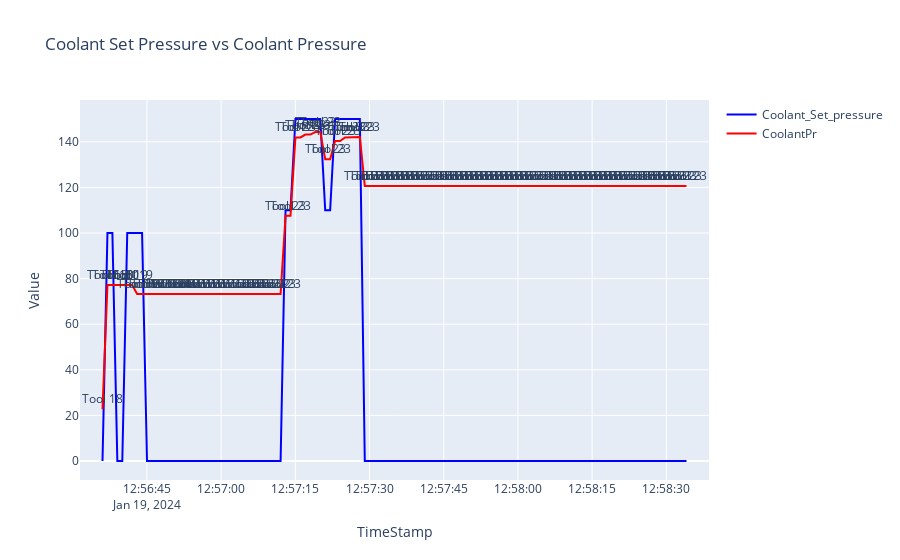

Notebook code cell kept with this figure:
### Code cell
### Tool_23 ---> 19th Jan, 2024

import plotly.graph_objects as go

trace1 = go.Scatter(x=tool23_on_19Jan.index, y=tool23_on_19Jan['Coolant_Set_pressure'], mode='lines', name='Coolant_Set_pressure', line=dict(color='blue'))

trace2 = go.Scatter(x=tool23_on_19Jan.index, y=tool23_on_19Jan['CoolantPr'], mode='lines', name='CoolantPr', line=dict(color='red'))

annotations = []
for timestamp, coolant_pressure, present_tool in zip(tool23_on_19Jan.index, tool23_on_19Jan['CoolantPr'], tool23_on_19Jan['PresentTool']):
    annotations.append(dict(x=timestamp, y=coolant_pressure, text=f'Tool {present_tool}', showarrow=False, xanchor='center', yanchor='bottom'))


layout = go.Layout(
    title='Coolant Set Pressure vs Coolant Pressure',
    xaxis=dict(title='TimeStamp'),
    yaxis=dict(title='Value'),
    annotations=annotations
)


fig = go.Figure(data=[trace1, trace2], layout=layout)


fig.show()

### Figure 1 — Plotly figure (JSON) as saved in the notebook; plotly's stock layout.template omitted (floating-point values rounded to 4 significant figures)
{"data": [{"line": {"color": "blue"}, "mode": "lines", "name": "Coolant_Set_pressure", "type": "scatter", "x": ["2024-01-19T12:56:36.023000", "2024-01-19T12:56:37.023000", "2024-01-19T12:56:38.023000", "2024-01-19T12:56:39.023000", "2024-01-19T12:56:40.023000", "2024-01-19T12:56:41.023000", "2024-01-19T12:56:42.023000", "2024-01-19T12:56:43.023000", "2024-01-19T12:56:44.023000", "2024-01-19T12:56:45.023000", "2024-01-19T12:56:46.023000", "2024-01-19T12:56:47.023000", "2024-01-19T12:56:48.023000", "2024-01-19T12:56:49.023000", "2024-01-19T12:56:50.023000", "2024-01-19T12:56:51.023000", "2024-01-19T12:56:52.023000", "2024-01-19T12:56:53.023000", "2024-01-19T12:56:54.023000", "2024-01-19T12:56:55.023000", "2024-01-19T12:56:56.023000", "2024-01-19T12:56:57.023000", "2024-01-19T12:56:58.023000", "2024-01-19T12:56:59.023000", "2024-01-19T12:57:00.023000", "2024-01-19T12:57:01.023000", "2024-01-19T12:57:02.023000", "2024-01-19T12:57:03.023000", "2024-01-19T12:57:04.023000", "2024-01-19T12:57:05.023000", "2024-01-19T12:57:06.023000", "2024-01-19T12:57:07.023000", "2024-01-19T12:57:08.023000", "2024-01-19T12:57:09.023000", "2024-01-19T12:57:10.023000", "2024-01-19T12:57:11.023000", "2024-01-19T12:57:12.023000", "2024-01-19T12:57:13.023000", "2024-01-19T12:57:14.023000", "2024-01-19T12:57:15.023000", "2024-01-19T12:57:16.023000", "2024-01-19T12:57:17.040000", "2024-01-19T12:57:18.040000", "2024-01-19T12:57:19.040000", "2024-01-19T12:57:20.040000", "2024-01-19T12:57:21.040000", "2024-01-19T12:57:22.040000", "2024-01-19T12:57:23.040000", "2024-01-19T12:57:24.040000", "2024-01-19T12:57:25.040000", "2024-01-19T12:57:26.040000", "2024-01-19T12:57:27.040000", "2024-01-19T12:57:28.040000", "2024-01-19T12:57:29.040000", "2024-01-19T12:57:30.040000", "2024-01-19T12:57:31.040000", "2024-01-19T12:57:32.040000", "2024-01-19T12:57:33.040000", "2024-01-19T12:57:34.040000", "2024-01-19T12:57:35.040000", "2024-01-19T12:57:36.040000", "2024-01-19T12:57:37.040000", "2024-01-19T12:57:38.040000", "2024-01-19T12:57:39.040000", "2024-01-19T12:57:40.040000", "2024-01-19T12:57:41.040000", "2024-01-19T12:57:42.040000", "2024-01-19T12:57:43.040000", "2024-01-19T12:57:44.040000", "2024-01-19T12:57:45.040000", "2024-01-19T12:57:46.040000", "2024-01-19T12:57:47.040000", "2024-01-19T12:57:48.040000", "2024-01-19T12:57:49.040000", "2024-01-19T12:57:50.040000", "2024-01-19T12:57:51.057000", "2024-01-19T12:57:52.057000", "2024-01-19T12:57:53.057000", "2024-01-19T12:57:54.057000", "2024-01-19T12:57:55.057000", "2024-01-19T12:57:56.060000", "2024-01-19T12:57:57.070000", "2024-01-19T12:57:58.070000", "2024-01-19T12:57:59.070000", "2024-01-19T12:58:00.070000", "2024-01-19T12:58:01.070000", "2024-01-19T12:58:02.070000", "2024-01-19T12:58:03.070000", "2024-01-19T12:58:04.070000", "2024-01-19T12:58:05.070000", "2024-01-19T12:58:06.070000", "2024-01-19T12:58:07.070000", "2024-01-19T12:58:08.070000", "2024-01-19T12:58:09.070000", "2024-01-19T12:58:10.070000", "2024-01-19T12:58:11.070000", "2024-01-19T12:58:12.070000", "2024-01-19T12:58:13.070000", "2024-01-19T12:58:14.070000", "2024-01-19T12:58:15.070000", "2024-01-19T12:58:16.070000", "2024-01-19T12:58:17.070000", "2024-01-19T12:58:18.070000", "2024-01-19T12:58:19.070000", "2024-01-19T12:58:20.070000", "2024-01-19T12:58:21.070000", "2024-01-19T12:58:22.070000", "2024-01-19T12:58:23.070000", "2024-01-19T12:58:24.070000", "2024-01-19T12:58:25.070000", "2024-01-19T12:58:26.070000", "2024-01-19T12:58:27.070000", "2024-01-19T12:58:28.070000", "2024-01-19T12:58:29.070000", "2024-01-19T12:58:30.070000", "2024-01-19T12:58:31.070000", "2024-01-19T12:58:32.070000", "2024-01-19T12:58:33.070000", "2024-01-19T12:58:34.070000"], "y": [0, 100, 100, 0, 0, 100, 100, 100, 100, 0, 0, 0, 0, 0, 0, 0, 0, 0, 0, 0, 0, 0, 0, 0, 0, 0, 0, 0, 0, 0, 0, 0, 0, 0, 0, 0, 0, 110, 110, 150, 150, 150, 150, 150, 150, 110, 110, 150, 150, 150, 150, 150, 150, 0, 0, 0, 0, 0, 0, 0, 0, 0, 0, 0, 0, 0, 0, 0, 0, 0, 0, 0, 0, 0, 0, 0, 0, 0, 0, 0, 0, 0, 0, 0, 0, 0, 0, 0, 0, 0, 0, 0, 0, 0, 0, 0, 0, 0, 0, 0, 0, 0, 0, 0, 0, 0, 0, 0, 0, 0, 0, 0, 0, 0, 0, 0, 0, 0, 0]}, {"line": {"color": "red"}, "mode": "lines", "name": "CoolantPr", "type": "scatter", "x": ["2024-01-19T12:56:36.023000", "2024-01-19T12:56:37.023000", "2024-01-19T12:56:38.023000", "2024-01-19T12:56:39.023000", "2024-01-19T12:56:40.023000", "2024-01-19T12:56:41.023000", "2024-01-19T12:56:42.023000", "2024-01-19T12:56:43.023000", "2024-01-19T12:56:44.023000", "2024-01-19T12:56:45.023000", "2024-01-19T12:56:46.023000", "2024-01-19T12:56:47.023000", "2024-01-19T12:56:48.023000", "2024-01-19T12:56:49.023000", "2024-01-19T12:56:50.023000", "2024-01-19T12:56:51.023000", "2024-01-19T12:56:52.023000", "2024-01-19T12:56:53.023000", "2024-01-19T12:56:54.023000", "2024-01-19T12:56:55.023000", "2024-01-19T12:56:56.023000", "2024-01-19T12:56:57.023000", "2024-01-19T12:56:58.023000", "2024-01-19T12:56:59.023000", "2024-01-19T12:57:00.023000", "2024-01-19T12:57:01.023000", "2024-01-19T12:57:02.023000", "2024-01-19T12:57:03.023000", "2024-01-19T12:57:04.023000", "2024-01-19T12:57:05.023000", "2024-01-19T12:57:06.023000", "2024-01-19T12:57:07.023000", "2024-01-19T12:57:08.023000", "2024-01-19T12:57:09.023000", "2024-01-19T12:57:10.023000", "2024-01-19T12:57:11.023000", "2024-01-19T12:57:12.023000", "2024-01-19T12:57:13.023000", "2024-01-19T12:57:14.023000", "2024-01-19T12:57:15.023000", "2024-01-19T12:57:16.023000", "2024-01-19T12:57:17.040000", "2024-01-19T12:57:18.040000", "2024-01-19T12:57:19.040000", "2024-01-19T12:57:20.040000", "2024-01-19T12:57:21.040000", "2024-01-19T12:57:22.040000", "2024-01-19T12:57:23.040000", "2024-01-19T12:57:24.040000", "2024-01-19T12:57:25.040000", "2024-01-19T12:57:26.040000", "2024-01-19T12:57:27.040000", "2024-01-19T12:57:28.040000", "2024-01-19T12:57:29.040000", "2024-01-19T12:57:30.040000", "2024-01-19T12:57:31.040000", "2024-01-19T12:57:32.040000", "2024-01-19T12:57:33.040000", "2024-01-19T12:57:34.040000", "2024-01-19T12:57:35.040000", "2024-01-19T12:57:36.040000", "2024-01-19T12:57:37.040000", "2024-01-19T12:57:38.040000", "2024-01-19T12:57:39.040000", "2024-01-19T12:57:40.040000", "2024-01-19T12:57:41.040000", "2024-01-19T12:57:42.040000", "2024-01-19T12:57:43.040000", "2024-01-19T12:57:44.040000", "2024-01-19T12:57:45.040000", "2024-01-19T12:57:46.040000", "2024-01-19T12:57:47.040000", "2024-01-19T12:57:48.040000", "2024-01-19T12:57:49.040000", "2024-01-19T12:57:50.040000", "2024-01-19T12:57:51.057000", "2024-01-19T12:57:52.057000", "2024-01-19T12:57:53.057000", "2024-01-19T12:57:54.057000", "2024-01-19T12:57:55.057000", "2024-01-19T12:57:56.060000", "2024-01-19T12:57:57.070000", "2024-01-19T12:57:58.070000", "2024-01-19T12:57:59.070000", "2024-01-19T12:58:00.070000", "2024-01-19T12:58:01.070000", "2024-01-19T12:58:02.070000", "2024-01-19T12:58:03.070000", "2024-01-19T12:58:04.070000", "2024-01-19T12:58:05.070000", "2024-01-19T12:58:06.070000", "2024-01-19T12:58:07.070000", "2024-01-19T12:58:08.070000", "2024-01-19T12:58:09.070000", "2024-01-19T12:58:10.070000", "2024-01-19T12:58:11.070000", "2024-01-19T12:58:12.070000", "2024-01-19T12:58:13.070000", "2024-01-19T12:58:14.070000", "2024-01-19T12:58:15.070000", "2024-01-19T12:58:16.070000", "2024-01-19T12:58:17.070000", "2024-01-19T12:58:18.070000", "2024-01-19T12:58:19.070000", "2024-01-19T12:58:20.070000", "2024-01-19T12:58:21.070000", "2024-01-19T12:58:22.070000", "2024-01-19T12:58:23.070000", "2024-01-19T12:58:24.070000", "2024-01-19T12:58:25.070000", "2024-01-19T12:58:26.070000", "2024-01-19T12:58:27.070000", "2024-01-19T12:58:28.070000", "2024-01-19T12:58:29.070000", "2024-01-19T12:58:30.070000", "2024-01-19T12:58:31.070000", "2024-01-19T12:58:32.070000", "2024-01-19T12:58:33.070000", "2024-01-19T12:58:34.070000"], "y": [22.69, 77.17, 77.17, 77.23, 77.23, 77.23, 77.23, 73.29, 73.29, 73.29, 73.29, 73.29, 73.29, 73.29, 73.29, 73.29, 73.29, 73.29, 73.29, 73.29, 73.29, 73.29, 73.29, 73.29, 73.29, 73.29, 73.29, 73.29, 73.29, 73.29, 73.29, 73.29, 73.29, 73.29, 73.29, 73.29, 73.29, 107.6, 107.6, 141.9, 141.9, 143.2, 143.2, 144.3, 144.3, 132.4, 132.4, 140.3, 140.3, 141.9, 141.9, 142.1, 142.1, 120.7, 120.7, 120.7, 120.7, 120.7, 120.7, 120.7, 120.7, 120.7, 120.7, 120.7, 120.7, 120.7, 120.7, 120.7, 120.7, 120.7, 120.7, 120.7, 120.7, 120.7, 120.7, 120.7, 120.7, 120.7, 120.7, 120.7, 120.7, 120.7, 120.7, 120.7, 120.7, 120.7, 120.7, 120.7, 120.7, 120.7, 120.7, 120.7, 120.7, 120.7, 120.7, 120.7, 120.7, 120.7, 120.7, 120.7, 120.7, 120.7, 120.7, 120.7, 120.7, 120.7, 120.7, 120.7, 120.7, 120.7, 120.7, 120.7, 120.7, 120.7, 120.7, 120.7, 120.7, 120.7, 120.7]}], "layout": {"annotations": [{"showarrow": false, "text": "Tool 18", "x": "2024-01-19T12:56:36.023000", "xanchor": "center", "y": 22.69, "yanchor": "bottom"}, {"showarrow": false, "text": "Tool 18", "x": "2024-01-19T12:56:37.023000", "xanchor": "center", "y": 77.17, "yanchor": "bottom"}, {"showarrow": false, "text": "Tool 18", "x": "2024-01-19T12:56:38.023000", "xanchor": "center", "y": 77.17, "yanchor": "bottom"}, {"showarrow": false, "text": "Tool 0", "x": "2024-01-19T12:56:39.023000", "xanchor": "center", "y": 77.23, "yanchor": "bottom"}, {"showarrow": false, "text": "Tool 0", "x": "2024-01-19T12:56:40.023000", "xanchor": "center", "y": 77.23, "yanchor": "bottom"}, {"showarrow": false, "text": "Tool 19", "x": "2024-01-19T12:56:41.023000", "xanchor": "center", "y": 77.23, "yanchor": "bottom"}, {"showarrow": false, "text": "Tool 19", "x": "2024-01-19T12:56:42.023000", "xanchor": "center", "y": 77.23, "yanchor": "bottom"}, {"showarrow": false, "text": "Tool 19", "x": "2024-01-19T12:56:43.023000", "xanchor": "center", "y": 73.29, "yanchor": "bottom"}, {"showarrow": false, "text": "Tool 19", "x": "2024-01-19T12:56:44.023000", "xanchor": "center", "y": 73.29, "yanchor": "bottom"}, {"showarrow": false, "text": "Tool 20", "x": "2024-01-19T12:56:45.023000", "xanchor": "center", "y": 73.29, "yanchor": "bottom"}, {"showarrow": false, "text": "Tool 20", "x": "2024-01-19T12:56:46.023000", "xanchor": "center", "y": 73.29, "yanchor": "bottom"}, {"showarrow": false, "text": "Tool 20", "x": "2024-01-19T12:56:47.023000", "xanchor": "center", "y": 73.29, "yanchor": "bottom"}, {"showarrow": false, "text": "Tool 20", "x": "2024-01-19T12:56:48.023000", "xanchor": "center", "y": 73.29, "yanchor": "bottom"}, {"showarrow": false, "text": "Tool 20", "x": "2024-01-19T12:56:49.023000", "xanchor": "center", "y": 73.29, "yanchor": "bottom"}, {"showarrow": false, "text": "Tool 20", "x": "2024-01-19T12:56:50.023000", "xanchor": "center", "y": 73.29, "yanchor": "bottom"}, {"showarrow": false, "text": "Tool 0", "x": "2024-01-19T12:56:51.023000", "xanchor": "center", "y": 73.29, "yanchor": "bottom"}, {"showarrow": false, "text": "Tool 0", "x": "2024-01-19T12:56:52.023000", "xanchor": "center", "y": 73.29, "yanchor": "bottom"}, {"showarrow": false, "text": "Tool 21", "x": "2024-01-19T12:56:53.023000", "xanchor": "center", "y": 73.29, "yanchor": "bottom"}, {"showarrow": false, "text": "Tool 21", "x": "2024-01-19T12:56:54.023000", "xanchor": "center", "y": 73.29, "yanchor": "bottom"}, {"showarrow": false, "text": "Tool 21", "x": "2024-01-19T12:56:55.023000", "xanchor": "center", "y": 73.29, "yanchor": "bottom"}, {"showarrow": false, "text": "Tool 21", "x": "2024-01-19T12:56:56.023000", "xanchor": "center", "y": 73.29, "yanchor": "bottom"}, {"showarrow": false, "text": "Tool 21", "x": "2024-01-19T12:56:57.023000", "xanchor": "center", "y": 73.29, "yanchor": "bottom"}, {"showarrow": false, "text": "Tool 21", "x": "2024-01-19T12:56:58.023000", "xanchor": "center", "y": 73.29, "yanchor": "bottom"}, {"showarrow": false, "text": "Tool 21", "x": "2024-01-19T12:56:59.023000", "xanchor": "center", "y": 73.29, "yanchor": "bottom"}, {"showarrow": false, "text": "Tool 21", "x": "2024-01-19T12:57:00.023000", "xanchor": "center", "y": 73.29, "yanchor": "bottom"}, {"showarrow": false, "text": "Tool 22", "x": "2024-01-19T12:57:01.023000", "xanchor": "center", "y": 73.29, "yanchor": "bottom"}, {"showarrow": false, "text": "Tool 22", "x": "2024-01-19T12:57:02.023000", "xanchor": "center", "y": 73.29, "yanchor": "bottom"}, {"showarrow": false, "text": "Tool 22", "x": "2024-01-19T12:57:03.023000", "xanchor": "center", "y": 73.29, "yanchor": "bottom"}, {"showarrow": false, "text": "Tool 22", "x": "2024-01-19T12:57:04.023000", "xanchor": "center", "y": 73.29, "yanchor": "bottom"}, {"showarrow": false, "text": "Tool 22", "x": "2024-01-19T12:57:05.023000", "xanchor": "center", "y": 73.29, "yanchor": "bottom"}, {"showarrow": false, "text": "Tool 22", "x": "2024-01-19T12:57:06.023000", "xanchor": "center", "y": 73.29, "yanchor": "bottom"}, {"showarrow": false, "text": "Tool 22", "x": "2024-01-19T12:57:07.023000", "xanchor": "center", "y": 73.29, "yanchor": "bottom"}, {"showarrow": false, "text": "Tool 22", "x": "2024-01-19T12:57:08.023000", "xanchor": "center", "y": 73.29, "yanchor": "bottom"}, {"showarrow": false, "text": "Tool 22", "x": "2024-01-19T12:57:09.023000", "xanchor": "center", "y": 73.29, "yanchor": "bottom"}, {"showarrow": false, "text": "Tool 22", "x": "2024-01-19T12:57:10.023000", "xanchor": "center", "y": 73.29, "yanchor": "bottom"}, {"showarrow": false, "text": "Tool 23", "x": "2024-01-19T12:57:11.023000", "xanchor": "center", "y": 73.29, "yanchor": "bottom"}, {"showarrow": false, "text": "Tool 23", "x": "2024-01-19T12:57:12.023000", "xanchor": "center", "y": 73.29, "yanchor": "bottom"}, {"showarrow": false, "text": "Tool 23", "x": "2024-01-19T12:57:13.023000", "xanchor": "center", "y": 107.6, "yanchor": "bottom"}, {"showarrow": false, "text": "Tool 23", "x": "2024-01-19T12:57:14.023000", "xanchor": "center", "y": 107.6, "yanchor": "bottom"}, {"showarrow": false, "text": "Tool 23", "x": "2024-01-19T12:57:15.023000", "xanchor": "center", "y": 141.9, "yanchor": "bottom"}, {"showarrow": false, "text": "Tool 23", "x": "2024-01-19T12:57:16.023000", "xanchor": "center", "y": 141.9, "yanchor": "bottom"}, {"showarrow": false, "text": "Tool 23", "x": "2024-01-19T12:57:17.040000", "xanchor": "center", "y": 143.2, "yanchor": "bottom"}, {"showarrow": false, "text": "Tool 23", "x": "2024-01-19T12:57:18.040000", "xanchor": "center", "y": 143.2, "yanchor": "bottom"}, {"showarrow": false, "text": "Tool 23", "x": "2024-01-19T12:57:19.040000", "xanchor": "center", "y": 144.3, "yanchor": "bottom"}, {"showarrow": false, "text": "Tool 23", "x": "2024-01-19T12:57:20.040000", "xanchor": "center", "y": 144.3, "yanchor": "bottom"}, {"showarrow": false, "text": "Tool 23", "x": "2024-01-19T12:57:21.040000", "xanchor": "center", "y": 132.4, "yanchor": "bottom"}, {"showarrow": false, "text": "Tool 23", "x": "2024-01-19T12:57:22.040000", "xanchor": "center", "y": 132.4, "yanchor": "bottom"}, {"showarrow": false, "text": "Tool 23", "x": "2024-01-19T12:57:23.040000", "xanchor": "center", "y": 140.3, "yanchor": "bottom"}, {"showarrow": false, "text": "Tool 23", "x": "2024-01-19T12:57:24.040000", "xanchor": "center", "y": 140.3, "yanchor": "bottom"}, {"showarrow": false, "text": "Tool 23", "x": "2024-01-19T12:57:25.040000", "xanchor": "center", "y": 141.9, "yanchor": "bottom"}, {"showarrow": false, "text": "Tool 23", "x": "2024-01-19T12:57:26.040000", "xanchor": "center", "y": 141.9, "yanchor": "bottom"}, {"showarrow": false, "text": "Tool 23", "x": "2024-01-19T12:57:27.040000", "xanchor": "center", "y": 142.1, "yanchor": "bottom"}, {"showarrow": false, "text": "Tool 23", "x": "2024-01-19T12:57:28.040000", "xanchor": "center", "y": 142.1, "yanchor": "bottom"}, {"showarrow": false, "text": "Tool 23", "x": "2024-01-19T12:57:29.040000", "xanchor": "center", "y": 120.7, "yanchor": "bottom"}, {"showarrow": false, "text": "Tool 23", "x": "2024-01-19T12:57:30.040000", "xanchor": "center", "y": 120.7, "yanchor": "bottom"}, {"showarrow": false, "text": "Tool 23", "x": "2024-01-19T12:57:31.040000", "xanchor": "center", "y": 120.7, "yanchor": "bottom"}, {"showarrow": false, "text": "Tool 23", "x": "2024-01-19T12:57:32.040000", "xanchor": "center", "y": 120.7, "yanchor": "bottom"}, {"showarrow": false, "text": "Tool 23", "x": "2024-01-19T12:57:33.040000", "xanchor": "center", "y": 120.7, "yanchor": "bottom"}, {"showarrow": false, "text": "Tool 23", "x": "2024-01-19T12:57:34.040000", "xanchor": "center", "y": 120.7, "yanchor": "bottom"}, {"showarrow": false, "text": "Tool 23", "x": "2024-01-19T12:57:35.040000", "xanchor": "center", "y": 120.7, "yanchor": "bottom"}, {"showarrow": false, "text": "Tool 23", "x": "2024-01-19T12:57:36.040000", "xanchor": "center", "y": 120.7, "yanchor": "bottom"}, {"showarrow": false, "text": "Tool 23", "x": "2024-01-19T12:57:37.040000", "xanchor": "center", "y": 120.7, "yanchor": "bottom"}, {"showarrow": false, "text": "Tool 23", "x": "2024-01-19T12:57:38.040000", "xanchor": "center", "y": 120.7, "yanchor": "bottom"}, {"showarrow": false, "text": "Tool 23", "x": "2024-01-19T12:57:39.040000", "xanchor": "center", "y": 120.7, "yanchor": "bottom"}, {"showarrow": false, "text": "Tool 23", "x": "2024-01-19T12:57:40.040000", "xanchor": "center", "y": 120.7, "yanchor": "bottom"}, {"showarrow": false, "text": "Tool 23", "x": "2024-01-19T12:57:41.040000", "xanchor": "center", "y": 120.7, "yanchor": "bottom"}, {"showarrow": false, "text": "Tool 23", "x": "2024-01-19T12:57:42.040000", "xanchor": "center", "y": 120.7, "yanchor": "bottom"}, {"showarrow": false, "text": "Tool 23", "x": "2024-01-19T12:57:43.040000", "xanchor": "center", "y": 120.7, "yanchor": "bottom"}, {"showarrow": false, "text": "Tool 23", "x": "2024-01-19T12:57:44.040000", "xanchor": "center", "y": 120.7, "yanchor": "bottom"}, {"showarrow": false, "text": "Tool 23", "x": "2024-01-19T12:57:45.040000", "xanchor": "center", "y": 120.7, "yanchor": "bottom"}, {"showarrow": false, "text": "Tool 23", "x": "2024-01-19T12:57:46.040000", "xanchor": "center", "y": 120.7, "yanchor": "bottom"}, {"showarrow": false, "text": "Tool 23", "x": "2024-01-19T12:57:47.040000", "xanchor": "center", "y": 120.7, "yanchor": "bottom"}, {"showarrow": false, "text": "Tool 23", "x": "2024-01-19T12:57:48.040000", "xanchor": "center", "y": 120.7, "yanchor": "bottom"}, {"showarrow": false, "text": "Tool 23", "x": "2024-01-19T12:57:49.040000", "xanchor": "center", "y": 120.7, "yanchor": "bottom"}, {"showarrow": false, "text": "Tool 23", "x": "2024-01-19T12:57:50.040000", "xanchor": "center", "y": 120.7, "yanchor": "bottom"}, {"showarrow": false, "text": "Tool 23", "x": "2024-01-19T12:57:51.057000", "xanchor": "center", "y": 120.7, "yanchor": "bottom"}, {"showarrow": false, "text": "Tool 23", "x": "2024-01-19T12:57:52.057000", "xanchor": "center", "y": 120.7, "yanchor": "bottom"}, {"showarrow": false, "text": "Tool 23", "x": "2024-01-19T12:57:53.057000", "xanchor": "center", "y": 120.7, "yanchor": "bottom"}, {"showarrow": false, "text": "Tool 23", "x": "2024-01-19T12:57:54.057000", "xanchor": "center", "y": 120.7, "yanchor": "bottom"}, {"showarrow": false, "text": "Tool 23", "x": "2024-01-19T12:57:55.057000", "xanchor": "center", "y": 120.7, "yanchor": "bottom"}, {"showarrow": false, "text": "Tool 23", "x": "2024-01-19T12:57:56.060000", "xanchor": "center", "y": 120.7, "yanchor": "bottom"}, {"showarrow": false, "text": "Tool 23", "x": "2024-01-19T12:57:57.070000", "xanchor": "center", "y": 120.7, "yanchor": "bottom"}, {"showarrow": false, "text": "Tool 23", "x": "2024-01-19T12:57:58.070000", "xanchor": "center", "y": 120.7, "yanchor": "bottom"}, {"showarrow": false, "text": "Tool 23", "x": "2024-01-19T12:57:59.070000", "xanchor": "center", "y": 120.7, "yanchor": "bottom"}, {"showarrow": false, "text": "Tool 23", "x": "2024-01-19T12:58:00.070000", "xanchor": "center", "y": 120.7, "yanchor": "bottom"}, {"showarrow": false, "text": "Tool 23", "x": "2024-01-19T12:58:01.070000", "xanchor": "center", "y": 120.7, "yanchor": "bottom"}, {"showarrow": false, "text": "Tool 23", "x": "2024-01-19T12:58:02.070000", "xanchor": "center", "y": 120.7, "yanchor": "bottom"}, {"showarrow": false, "text": "Tool 23", "x": "2024-01-19T12:58:03.070000", "xanchor": "center", "y": 120.7, "yanchor": "bottom"}, {"showarrow": false, "text": "Tool 23", "x": "2024-01-19T12:58:04.070000", "xanchor": "center", "y": 120.7, "yanchor": "bottom"}, {"showarrow": false, "text": "Tool 23", "x": "2024-01-19T12:58:05.070000", "xanchor": "center", "y": 120.7, "yanchor": "bottom"}, {"showarrow": false, "text": "Tool 23", "x": "2024-01-19T12:58:06.070000", "xanchor": "center", "y": 120.7, "yanchor": "bottom"}, {"showarrow": false, "text": "Tool 23", "x": "2024-01-19T12:58:07.070000", "xanchor": "center", "y": 120.7, "yanchor": "bottom"}, {"showarrow": false, "text": "Tool 23", "x": "2024-01-19T12:58:08.070000", "xanchor": "center", "y": 120.7, "yanchor": "bottom"}, {"showarrow": false, "text": "Tool 23", "x": "2024-01-19T12:58:09.070000", "xanchor": "center", "y": 120.7, "yanchor": "bottom"}, {"showarrow": false, "text": "Tool 23", "x": "2024-01-19T12:58:10.070000", "xanchor": "center", "y": 120.7, "yanchor": "bottom"}, {"showarrow": false, "text": "Tool 23", "x": "2024-01-19T12:58:11.070000", "xanchor": "center", "y": 120.7, "yanchor": "bottom"}, {"showarrow": false, "text": "Tool 23", "x": "2024-01-19T12:58:12.070000", "xanchor": "center", "y": 120.7, "yanchor": "bottom"}, {"showarrow": false, "text": "Tool 23", "x": "2024-01-19T12:58:13.070000", "xanchor": "center", "y": 120.7, "yanchor": "bottom"}, {"showarrow": false, "text": "Tool 23", "x": "2024-01-19T12:58:14.070000", "xanchor": "center", "y": 120.7, "yanchor": "bottom"}, {"showarrow": false, "text": "Tool 23", "x": "2024-01-19T12:58:15.070000", "xanchor": "center", "y": 120.7, "yanchor": "bottom"}, {"showarrow": false, "text": "Tool 23", "x": "2024-01-19T12:58:16.070000", "xanchor": "center", "y": 120.7, "yanchor": "bottom"}, {"showarrow": false, "text": "Tool 23", "x": "2024-01-19T12:58:17.070000", "xanchor": "center", "y": 120.7, "yanchor": "bottom"}, {"showarrow": false, "text": "Tool 23", "x": "2024-01-19T12:58:18.070000", "xanchor": "center", "y": 120.7, "yanchor": "bottom"}, {"showarrow": false, "text": "Tool 23", "x": "2024-01-19T12:58:19.070000", "xanchor": "center", "y": 120.7, "yanchor": "bottom"}, {"showarrow": false, "text": "Tool 23", "x": "2024-01-19T12:58:20.070000", "xanchor": "center", "y": 120.7, "yanchor": "bottom"}, {"showarrow": false, "text": "Tool 23", "x": "2024-01-19T12:58:21.070000", "xanchor": "center", "y": 120.7, "yanchor": "bottom"}, {"showarrow": false, "text": "Tool 23", "x": "2024-01-19T12:58:22.070000", "xanchor": "center", "y": 120.7, "yanchor": "bottom"}, {"showarrow": false, "text": "Tool 23", "x": "2024-01-19T12:58:23.070000", "xanchor": "center", "y": 120.7, "yanchor": "bottom"}, {"showarrow": false, "text": "Tool 23", "x": "2024-01-19T12:58:24.070000", "xanchor": "center", "y": 120.7, "yanchor": "bottom"}, {"showarrow": false, "text": "Tool 23", "x": "2024-01-19T12:58:25.070000", "xanchor": "center", "y": 120.7, "yanchor": "bottom"}, {"showarrow": false, "text": "Tool 23", "x": "2024-01-19T12:58:26.070000", "xanchor": "center", "y": 120.7, "yanchor": "bottom"}, {"showarrow": false, "text": "Tool 23", "x": "2024-01-19T12:58:27.070000", "xanchor": "center", "y": 120.7, "yanchor": "bottom"}, {"showarrow": false, "text": "Tool 23", "x": "2024-01-19T12:58:28.070000", "xanchor": "center", "y": 120.7, "yanchor": "bottom"}, {"showarrow": false, "text": "Tool 23", "x": "2024-01-19T12:58:29.070000", "xanchor": "center", "y": 120.7, "yanchor": "bottom"}, {"showarrow": false, "text": "Tool 23", "x": "2024-01-19T12:58:30.070000", "xanchor": "center", "y": 120.7, "yanchor": "bottom"}, {"showarrow": false, "text": "Tool 23", "x": "2024-01-19T12:58:31.070000", "xanchor": "center", "y": 120.7, "yanchor": "bottom"}, {"showarrow": false, "text": "Tool 23", "x": "2024-01-19T12:58:32.070000", "xanchor": "center", "y": 120.7, "yanchor": "bottom"}, {"showarrow": false, "text": "Tool 23", "x": "2024-01-19T12:58:33.070000", "xanchor": "center", "y": 120.7, "yanchor": "bottom"}, {"showarrow": false, "text": "Tool 23", "x": "2024-01-19T12:58:34.070000", "xanchor": "center", "y": 120.7, "yanchor": "bottom"}], "title": {"text": "Coolant Set Pressure vs Coolant Pressure"}, "xaxis": {"title": {"text": "TimeStamp"}}, "yaxis": {"title": {"text": "Value"}}}}
